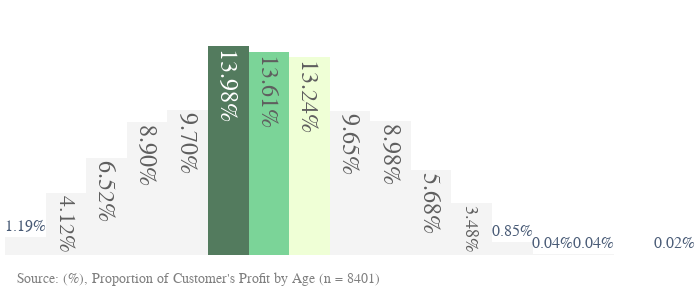

Here is the notebook cell this chart was saved with:
### Markdown cell above
## Age

### Code cell
#Customers by age

colors = ['#f3f3f3',] * 15
colors[7] = '#edffcf' #claro
colors[6] ='#65cd87' #medio
colors[5] = '#366442' #escuro

new_data1['first_age'] = new_data1['age'] - new_data1['customer_age']

fig = go.Figure()
fig.add_trace(go.Histogram(
    x=new_data1.first_age,
    y=new_data1.past_3_years_bike_related_purchases,
    name='Target', # name used in legend and hover labels
    xbins=dict( # bins used for histogram
        start=new_data1.first_age.min(),
        end=new_data1.first_age.max(),
        size=5
    ),
    marker_color=colors,
    opacity=0.85,
    histnorm='percent',
    texttemplate="%{y:.2f}%",
    textfont=dict(family = 'Arial Black',
                  size = 24)
))
fig.update_layout(width=700, 
                  height=300, 
                  margin=dict(l=5,r=5,b=45,t=35,pad=4), 
                  paper_bgcolor="white", 
                  plot_bgcolor='white')

fig.add_annotation(text="Source: (%), Proportion of Customer's Profit by Age (n = 8401)",
                    showarrow=False,
                    font=dict(size=13.5, color='gray', family='Arial'),
                    x = .28,
                    xanchor = 'center',
                    xref = 'paper',
                    y = -.15,
                    yanchor = 'bottom',
                    yref = 'paper')

fig.update_xaxes(showticklabels=False, showgrid=False)
fig.update_traces(hovertemplate="Total: %{y:.2f}% \n Age: %{x}", 
                  selector=dict(type='histogram'))
fig.update_yaxes(showticklabels=False, showgrid=False) # hide all the xticks

### Figure 1 — Plotly figure (JSON) as saved in the notebook; plotly's stock layout.template omitted (floating-point values rounded to 4 significant figures; data arrays with more than 128 entries replaced by an {"elided": "..."} marker saying what was removed)
{"data": [{"histnorm": "percent", "hovertemplate": "Total: %{y:.2f}% \n Age: %{x}", "marker": {"color": ["#f3f3f3", "#f3f3f3", "#f3f3f3", "#f3f3f3", "#f3f3f3", "#366442", "#65cd87", "#edffcf", "#f3f3f3", "#f3f3f3", "#f3f3f3", "#f3f3f3", "#f3f3f3", "#f3f3f3", "#f3f3f3"]}, "name": "Target", "opacity": 0.85, "textfont": {"family": "Arial Black", "size": 24}, "texttemplate": "%{y:.2f}%", "type": "histogram", "x": {"elided": "12594 float values"}, "xbins": {"end": 82.8, "size": 5, "start": -0.1}, "y": {"elided": "12594 int values"}}], "layout": {"annotations": [{"font": {"color": "gray", "family": "Arial", "size": 13.5}, "showarrow": false, "text": "Source: (%), Proportion of Customer's Profit by Age (n = 8401)", "x": 0.28, "xanchor": "center", "xref": "paper", "y": -0.15, "yanchor": "bottom", "yref": "paper"}], "height": 300, "margin": {"b": 45, "l": 5, "pad": 4, "r": 5, "t": 35}, "paper_bgcolor": "white", "plot_bgcolor": "white", "width": 700, "xaxis": {"showgrid": false, "showticklabels": false}, "yaxis": {"showgrid": false, "showticklabels": false}}}
